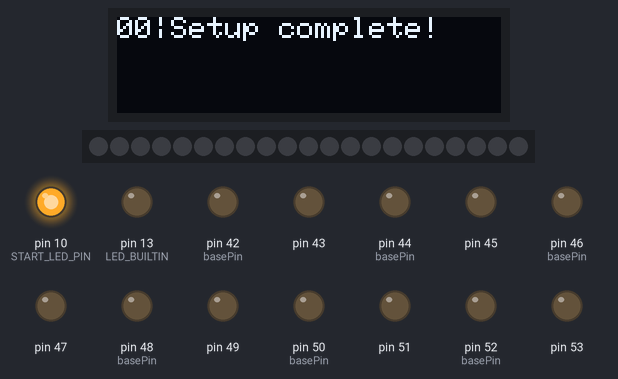
Bench run of a sketch on a simulated Arduino Mega 2560, built with avr-gcc and run on an emulated ATmega2560. On the bench: 128×32 one-colour display, 21 RGB LEDs in strip order, left to right, output pins drawn as LEDs (lit = HIGH). Dim RGB values are drawn brighter than linear; random numbers use the default seed unless the sketch sets one; what the sketch prints to the serial monitor is not drawn.

Above: at 0.1 s.
At 1.1 s:
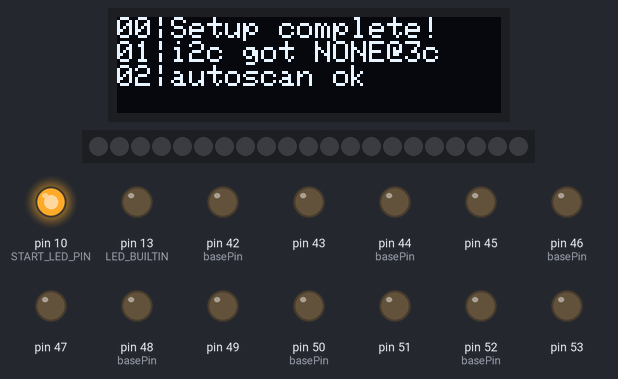
At 6.2 s:
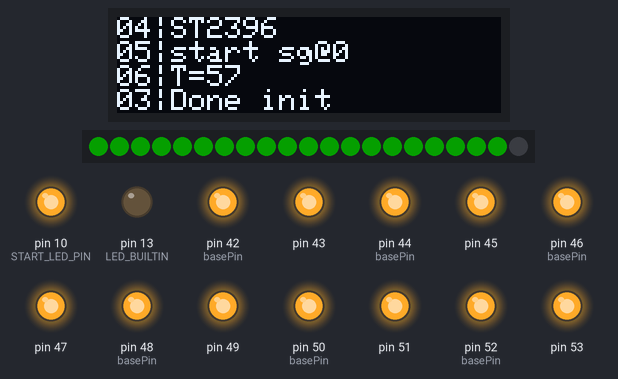
At 14.43 s:
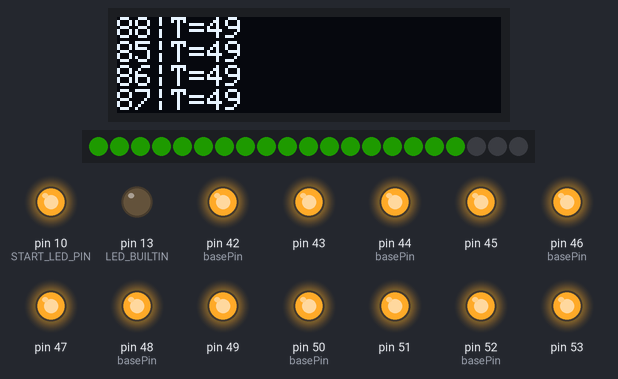
At 22.44 s:
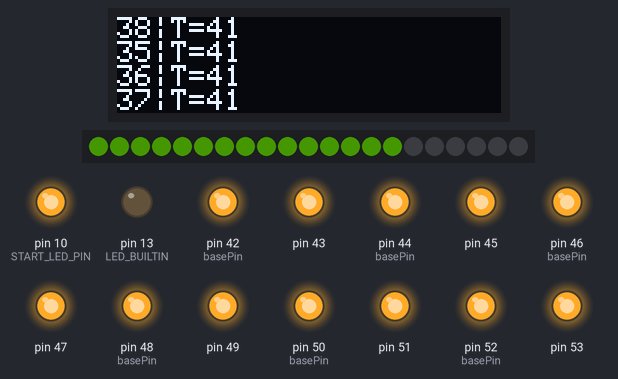
At 39.08 s:
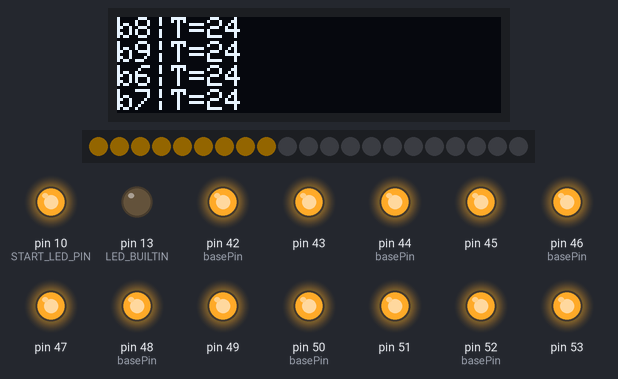
Timing chart, 0 to 40.0 s (numbered marks = the images above):
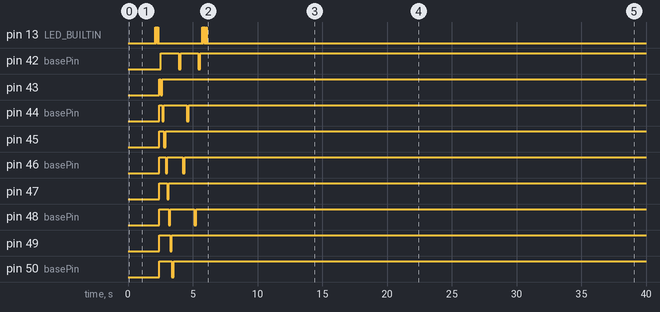

The sketch:

main.ino
```cpp
// HACK IT -- Master Controller Code

#include "names.h"
#include <Wire.h>
#include <assert.h>
#include "gameSignaller.h"
#include "timer.h"


#define LOGGING // undefine this to disable logging
#ifdef LOGGING
#include "logger.h"
#endif

#define AUTOSCAN // undefine this to disable autoscan of i2c games
#ifdef AUTOSCAN
#include "scanner.h"
#endif

#define MAXTIME 60             // Max hackit all-game runtime in seconds [testing - set to 1000. ]
#define MAX_WAIT_GAME_TIME 2  // max seconds to wait until reading again.
#define START_LED_PIN 10
#define SHUFFLE_SUBGAMES 1  // huffle subgames
#define BONUS_TIME_PER_SUBGAME 4000 // chess clock +X ms

state lastState, currentState, nextState;
unsigned long startTime;
unsigned long lastSubgameWaitCommandTime = 0;
int globalScore; // we only transfer delta to leaderboard
unsigned long startWAIT_SUBGAMETime;
uint8_t lastGameScore;
uint8_t currentGameAddress;
bool shouldEND_SUBGAME;
bool shouldCleanup;
game currentGame;
int world_difficulty = 0;

char buff[17];

// For cycling through currentGame
uint16_t game_ctr;
game test_games[] = { NONE, NONE,NONE,NONE, NONE, NONE, NONE, NONE, NONE, NONE }; // add extra entries to prevent array out of bounds access

// uint8_t n_test_games = sizeof(test_games)/sizeof(int);
// bool first_161_filter;


void blinkLED(int times = 1, int ms = 100) {
  pinMode(LED_BUILTIN, OUTPUT);

  for (int i = 0; i < times + 1; i++) {
    digitalWrite(LED_BUILTIN, HIGH);
    delay(ms);
    digitalWrite(LED_BUILTIN, LOW);
    delay(ms);
  }
}

// Separate state transition logic and
// state execution logic into two funcs
void calculateNextState() {
  switch (currentState) {
    case INIT:
      {
        nextState = START_SUBGAME;
        break;
      }
    case START_SUBGAME:
      {
        nextState = WAIT_SUBGAME;
        break;
      }
    case WAIT_SUBGAME:
      {
        nextState = shouldEND_SUBGAME ? END_SUBGAME : WAIT_SUBGAME;
        break;
      }
    case END_SUBGAME:
      {
        if ( (millis()>startTime) && (millis() - startTime) >= (MAXTIME * 1000UL)) nextState = END_ALL_GAMES;
        else nextState = START_SUBGAME;
        break;
      }
    case END_ALL_GAMES:
      {
        nextState = WAIT_LDRBRD;
        break;
      }
    case WAIT_LDRBRD:
      {
        nextState = shouldCleanup ? CLEANUP : WAIT_LDRBRD;  // since we lock in a while loop, this is unnecessary
        break;
      }
    case CLEANUP:
      {
        nextState = INIT;
        break;
      }
  }
}


void executeCurrentState() {
  switch (currentState) {
    case INIT:  // the start of one series of subgames
      {
        blinkLED(2, 50);
        startTime = millis();
        globalScore = 0;
        game_ctr = 0;
        InitializeLEDPins();

        // Testing only
        TestAllLEDPins();

        InitTimer();
        drawTimingStrip(MAXTIME, MAXTIME);
        Serial.println("init state");
        log("Done init");
        snprintf(buff, 16, "ST%d", startTime);
        log(buff);

        world_difficulty = 0;
        break;
      }
    case START_SUBGAME:
      {
        // go through games one at a time
        // currentGame = (enum game)(game_ctr % NUM_GAMES);
        // game_ctr++;

        // save last game for animation
        game lastGame = currentGame;

        // go through connected games only
        currentGame = test_games[game_ctr];
        // reset to 0 based on NONE boundary logic in test_games array
        if(currentGame == NONE){
          game_ctr = 0;
          currentGame = test_games[game_ctr];
          world_difficulty++;
          if (world_difficulty >= 7) world_difficulty=7;
        }

        // clearer signalling to show which game is next.
        RotateAllGameLEDs(lastGame, currentGame);

        game_ctr++;

        //rand()%NUM_GAMES;                                // rand()%NUM_GAMES;         // get a random number % NUM_GAMES
        currentGameAddress = gameToi2cAddress(currentGame);  // get address for game
        shouldEND_SUBGAME = false;
        blinkLED(3, 50);
        Serial.print("Starting subgame");
        Serial.println(currentGameAddress);
#ifdef LOGGING
        snprintf(buff, 16, "start sg@%x", currentGameAddress);
        log(buff);
#endif

        Wire.beginTransmission(currentGameAddress);
        Wire.write((char)('S'+ world_difficulty));  // START GAME CMD. TODO: Add difficulty (char)('S' + difficulty)
        Wire.endTransmission();

        SetLEDForGame(currentGame, false, true);
        drawTimingStrip(MAXTIME-((millis() - startTime)/1000UL), MAXTIME);
        snprintf(buff, 16, "T=%d", MAXTIME-((millis() - startTime)/1000UL));
        log(buff);
        delay(1000);  // don't tx start to subgame then immediately request. wait some minimum prewarm time.
        break;
      }
    case WAIT_SUBGAME:
      {
        // Note - what happens if the game is still running but the global timer has timed out.

        // Assume if any transmission is achieved then
        // Wire.beginTransmission(currentGameAddress);
        // Wire.write('?');  // ARE YOU DONE CMD
        // Wire.endTransmission();

        // startWAIT_SUBGAMETime = millis();
        // while (millis() - startWAIT_SUBGAMETime < MAX_WAIT_GAME_TIME * 1000 /*ms to s*/) {
        Serial.println("Awaiting subgame");  //this is getting spammed.
        snprintf(buff, 16, "T=%d", MAXTIME-((millis() - startTime)/1000UL));
        log(buff);
        drawTimingStrip(MAXTIME-((millis() - startTime)/1000UL), MAXTIME);

        // we want this to be nonblocking, so instead of a delay to prevent spam,
        // early break with timer calculation;
        if ((millis()-lastSubgameWaitCommandTime) < MAX_WAIT_GAME_TIME * 1000UL)
        {
          break;
        }

        // Otherwise - request command.
        lastSubgameWaitCommandTime = millis();


#ifdef LOGGING
        log("wait sg");
#endif

        Wire.requestFrom(currentGameAddress, (size_t)1);  // will trigger interrupt to callback onRequest on slave for 1 byte.
                                                          // slave should respond with 0XFF if it's not done

        while (Wire.available()) {
          // no commands sent from slave - > master.
          // if anything's on the bus, it's a score from [0,255-1 ] (0xff is reserved for a "not done ack")

          lastGameScore = (uint8_t)Wire.read();  // if read 0xFF then it's not done. otherwise, transition out.

          if (lastGameScore != 0xff) {
            shouldEND_SUBGAME = true;
#ifdef LOGGING
            snprintf(buff, 16, "sg@%x: +%d", currentGameAddress, lastGameScore);
            log(buff);  //
#endif
          }
        } // end wire read

        // if (!shouldEND_SUBGAME) {
        //   delay(MAX_WAIT_GAME_TIME * 1000);  // only delay if we got NOT READY response to let the slave continue
        // }

        // }
        break;
      }
    case END_SUBGAME:
      {
        assert(lastState == WAIT_SUBGAME);
        //      last state must be from WAIT_SUBGAME assuming last game score was just written
        globalScore += lastGameScore;  // assuming this was just overwritten.
        // writeback to lastGameScore ? as extra verification.
        Serial.print("Last game score");
        Serial.println(lastGameScore);

        startTime += BONUS_TIME_PER_SUBGAME; // chess clock (120+5)

        // blink LED based on score - red if 0, green if 1
        for(int i =0;i<3;i++){
          SetLEDForGame(currentGame, lastGameScore==0, lastGameScore>0);
          delay(100);
          SetLEDForGame(currentGame, false, false);
          delay(100);
        }


        // write through to leaderboard and update quickly.
        Wire.beginTransmission(leaderbrd_address);  // LEADERBOARD ADDRESS
        Wire.write('U');                            // Send "update score command" to leaderboard
        Wire.write(lastGameScore);                  // Update delta
        Wire.endTransmission();

// char buff4[32];
#ifdef LOGGING
        snprintf(buff, 16, "p %d -> lb", lastGameScore);  // "print <score> to leaderboard"
        log(buff);
#endif


        //will autotransition to startSubgame if time is not up.
        break;
      }
    case END_ALL_GAMES:
      {
        // Because transition from  write U+SCORE to leaderboard to
        // end all is immediate, need a delay for leaderboard to update
        // its score for the final game played, before
        // telling it we're done - there are delays in leaderboard
        // update score and this must exceed those delays

        delay(1000);

        // blink all games RED to signal game over
        BlinkAllLEDPins(true, false, 4);


        #ifdef LOGGING
        log("END ALL");
        #endif
        Wire.beginTransmission(leaderbrd_address);  // LEADERBOARD ADDRESS
        Wire.write('F');                            // Send "Game Is Over" to leaderboard
        Wire.write(0);                              // Any random number. To keep consistent 2 bytes.
        Wire.endTransmission();

        shouldCleanup = false;
        // At this point, leaderboard is waiting for user to type name.
        break;
      }
    case WAIT_LDRBRD:
      {
        SetLEDForLeaderboard(true, true); //Green on leaderboard is broken...
        log("WAIT_LBD");
        // wait until the user has put their name in. timeout if they abandon?
        while(1){
          Wire.requestFrom(leaderbrd_address, (size_t)1);  // request 1 byte from leaderboard
          while (Wire.available()) {
            char leaderboardResponse = Wire.read();
            Serial.print(leaderboardResponse);
            if(leaderboardResponse == 0x00) {
              // done signal
              shouldCleanup = true;
            } // sends 0xFF if not done
          }
          if (shouldCleanup) break;
        }

        SetLEDForLeaderboard(false, false);
        break;
      }
    case CLEANUP:
      // prepare hackit for the next round of minigames.
      // assume correctly init'd by INIT
      break;
  }
}


void setup() {
  // first time setup only, PWRON state
  Wire.begin();
  Serial.begin(9600);

  pinMode(START_LED_PIN, OUTPUT);
  digitalWrite(START_LED_PIN, HIGH);
  currentState = INIT;
#ifdef LOGGING
  initLogger();
  log("Setup complete!");
#endif

#ifdef AUTOSCAN
  delay(1000); //allow subgames to complete i2c initialization
  getConnectedGames(test_games, SHUFFLE_SUBGAMES); // autodiscover games, fill in test_games with non NONE left to right.
  log("autoscan ok");
#endif

  delay(1000);
}

void loop() {
  executeCurrentState();
  calculateNextState();
  lastState = currentState;
  currentState = nextState;
}
```

gameSignaller.h
```cpp
#include "Arduino.h"
// Signaller LEDs are arrayed as follows:
/*
 G  R   Game
53  52  CART
51  50  LBD
49  48  Catchit
47  46  Codeit
45  44  WireIt
43  42  HexIt

The red index is always green index -1
*/


#pragma once
#include "names.h"

void SetLEDForGame(game g, bool showRed, bool showGreen);

void InitializeLEDPins(){
  for(uint8_t pin = 42; pin <=53; pin++){
    pinMode(pin, OUTPUT);
    digitalWrite(pin, HIGH);
  }
}


void TestAllLEDPins(){
  for(uint8_t ppin = 42; ppin <=53; ppin++){
    digitalWrite(ppin, LOW);
    delay(125);
    digitalWrite(ppin, HIGH);
  }
}

void BlinkAllLEDPins(bool showRed, bool showGreen, int nLoops){
  // return to false afterwards
  for(int loop = 0; loop < nLoops; loop++){
    for(int i = 0 ; i < NUM_GAMES; i++){
      SetLEDForGame((game)i, showRed, showGreen);
    }
    delay(100);
    for(int i = 0 ; i < NUM_GAMES; i++){
      SetLEDForGame((game)i, false, false);
    }
    delay(100);
  }
}

void SetLEDForLeaderboard(bool showRed, bool showGreen){
  uint8_t basePin = 50; // red
    digitalWrite(basePin, !showRed);
  if(showGreen){
    digitalWrite(basePin+1, !showGreen);
  }


}
void SetLEDForGame(game g, bool showRed, bool showGreen){
  uint8_t basePin = 0;
  switch (g) {
    case CART: basePin = 52; break;
    case CODEIT: basePin=46; break;
    case WIREIT: basePin = 44; break;
    case HEXIT: basePin=42; break;
    case CATCHIT: basePin=48; break;
    default:
      return 255;
  }

    digitalWrite(basePin, !showRed);
    digitalWrite(basePin+1, !showGreen);
}

// Do one loop starting at g_start_at -> g_start_at, then stop at g_stop_at
void RotateAllGameLEDs(game g_start_at, game g_stop_at){
  uint16_t delay_t = 150;

  int distance = ((int)g_stop_at - (int)g_start_at + NUM_GAMES) % NUM_GAMES;
  int n_steps = NUM_GAMES + distance;

  for(int i = 0; i < n_steps; i++){
    int index = ((int)g_start_at + i) % NUM_GAMES;
    game lit_game = (game)index;

    SetLEDForGame(lit_game, true, false);
    delay(delay_t);
    SetLEDForGame(lit_game, false, false);
    delay(delay_t);
  }
}
```

logger.h
```cpp
/*
How to use:
1. import "logger.h" // make sure this is in the same directory as your source code
2. inside setup (after running serial.begin):  run initLogger();
3. Call log(char* s).

You can pass a string literal for s, like "testing"
or a format string like the following example with sprintf;

int i = 1;
char buff [32];
sprintf(buff, "test: 2^%d = %lu", i, long(2<<i));
log(buff); // prints "test 2^1 = 2" ...etc
*/

#pragma once
#include <SPI.h>
#include <Wire.h>
#include <Adafruit_GFX.h>
#include <Adafruit_SSD1306.h>
#include <string.h>

#define SCREEN_WIDTH 128  // OLED display width, in pixels
#define SCREEN_HEIGHT 32  // OLED display height, in pixels
#define NLINES 4
// Declaration for an SSD1306 display connected to I2C (SDA, SCL pins)
// The pins for I2C are defined by the Wire-library.
// On an arduino UNO:       A4(SDA), A5(SCL)
// On an arduino MEGA 2560: 20(SDA), 21(SCL)
// On an arduino LEONARDO:   2(SDA),  3(SCL), ...
#define OLED_RESET -1        // Reset pin # (or -1 if sharing Arduino reset pin)
#define SCREEN_ADDRESS 0x3C  ///< See datasheet for Address; 0x3D for 128x64, 0x3C for 128x32
Adafruit_SSD1306 display(SCREEN_WIDTH, SCREEN_HEIGHT, &Wire, OLED_RESET);

int cursor_pos;
int line_no; // print linenumbers. loops @0xff

void initLogger() {
  Serial.println("Logger initialized.");
  if (!display.begin(SSD1306_SWITCHCAPVCC, SCREEN_ADDRESS)) {
    Serial.println(F("SSD1306 allocation failed"));
  }
  cursor_pos = 0;
  line_no = 0;
  display.clearDisplay();
}

void log(char* s) {
  display.setTextSize(1);                           // Normal 1:1 pixel scale
  display.setTextColor(SSD1306_WHITE);              // Draw white text
  display.setCursor(0, (cursor_pos % NLINES) * 8);  // Start at top-left corner

  // clear backing area
  for (int y = 0; y < 8; y++) {
    display.drawFastHLine(0, (cursor_pos % NLINES) * 8 + y, 128, 0);
  }
  // display text
  display.cp437(true);  // Use full 256 char 'Code Page 437' font

  // write linenumber
  char buff_lineno[4];
  if (line_no < 0x10) {
    sprintf(buff_lineno, "0%x|", line_no);
  } else {
    sprintf(buff_lineno, "%x|", line_no);
  }

  for (int i = 0; i < 3; i++) {
    display.write(buff_lineno[i]);
  }

  // write actual text
  for (int i = 0; i < strlen(s); i++) {
    display.write(s[i]);
  }

  display.display();
  cursor_pos++;
  line_no++;
  if(line_no > 0xff) line_no = 0;
}
```

names.h
```cpp
#pragma once

enum state{
  // PWRON, -- this first startup code after power cycle can be in setup()
  INIT,
  START_SUBGAME,
  WAIT_SUBGAME,
  END_SUBGAME,
  END_ALL_GAMES, // end all games
  WAIT_LDRBRD,
  CLEANUP
};

enum game{
  HEXIT,
  CODEIT,
  WIREIT,
  CART,
  CATCHIT,
  NUM_GAMES,
  NONE
};

char game2str[7][16] = {"hexit", "codeit", "wireit", "cart", "catchit", "n_gms_inval", "NONE"};


const uint8_t cart_address = 0x6F;
const uint8_t codeit_address = 0xC;  // currently not set - temp - C . before was 0x8
const uint8_t leaderbrd_address = 0x10;
const uint8_t wireit_address = 0xA;
const uint8_t hexit_address = 0x9;
const uint8_t catchit_address = 0x13;

uint8_t gameToi2cAddress(game g) {
  switch (g) {
    case CART: return cart_address;
    case CODEIT: return codeit_address;
    case WIREIT: return wireit_address;
    case HEXIT: return hexit_address;
    case CATCHIT: return catchit_address;
    default:
      return 0;
  }
}


game i2cAddressToGame(uint8_t addr){
  switch(addr){
    case cart_address: return CART;
    case codeit_address: return CODEIT;
    case wireit_address: return WIREIT;
    case hexit_address: return HEXIT;
    case catchit_address: return CATCHIT;
    default: return NONE;
  }
}
```

scanner.h
```cpp
#include "names.h"
#include "logger.h"

//initialize these. game test_games[] = { CART, CATCHIT};
// returns number of connected games found
// if shuffleSubgames = true (defined in main.ino) then shuffle order before return.
int getConnectedGames(game* connectedGames, bool shuffleSubgames) {

  int wptr = 0;
  Serial.println("Scanning...");
  for (byte address = 1; address < 127; ++address) {
    // The i2c_scanner uses the return value of
    // the Wire.endTransmission to see if
    // a device did acknowledge to the address.
    Wire.beginTransmission(address);
    byte error = Wire.endTransmission();

    if (error == 0) {
      Serial.print("I2C device found at address 0x");
      if (address < 16) {
        Serial.print("0");
      }
      Serial.print(address, HEX);
      Serial.println("  !");

      game found_game = i2cAddressToGame(address);
      char buff[16];

      sprintf(buff, "i2c got %s@%x",game2str[found_game],address );
      log(buff);
      if (found_game!=NONE){
        connectedGames[wptr++] = found_game;
      }


    } else if (error == 4) {
      Serial.print("Unknown error at address 0x");
      if (address < 16) {
        Serial.print("0");
      }
      Serial.println(address, HEX);
    }
  }

  // early exit if not shuffling
  if(!shuffleSubgames) return wptr;

  // subgame durstenfeld shuffler
  // at this point wptr = num_connected_games
  // connectedGames is filled up to num_connected_games elements [0, num_connected_games)
  randomSeed(analogRead(0));
  long randidx;
  for(int i = wptr-1; i >=1; i--){
    randidx = random(i+1); // [0, i]
    int curridx = i;
    // swap
    game tmp = connectedGames[curridx]; // copy value?
    connectedGames[curridx] = connectedGames[randidx];
    connectedGames[randidx] = tmp;
  }

  return wptr;
}
```

Source omitted: timer.h (725 bytes)

Measured:
- by itself, pin 42 (basePin): alternates HIGH for 1.4 s and LOW for 0.15 s, 5 changes in all, then stays HIGH
- by itself, pin 43: LOW → HIGH at 2.4 s, → LOW 0.13 s later, → HIGH 0.13 s later
- by itself, pin 44 (basePin): goes HIGH 0.25 s, LOW 0.13 s, HIGH 1.8 s, LOW 0.15 s, then HIGH
- by itself, pin 45: LOW → HIGH at 2.4 s, → LOW 0.38 s later, → HIGH 0.13 s later
- by itself, pin 46 (basePin): goes HIGH 0.50 s, LOW 0.13 s, HIGH 1.2 s, LOW 0.15 s, then HIGH
- by itself, pin 47: LOW → HIGH at 2.4 s, → LOW 0.63 s later, → HIGH 0.13 s later
- by itself, pin 48 (basePin): goes HIGH 0.75 s, LOW 0.13 s, HIGH 1.9 s, LOW 0.15 s, then HIGH
- by itself, pin 49: LOW → HIGH at 2.4 s, → LOW 0.88 s later, → HIGH 0.13 s later
